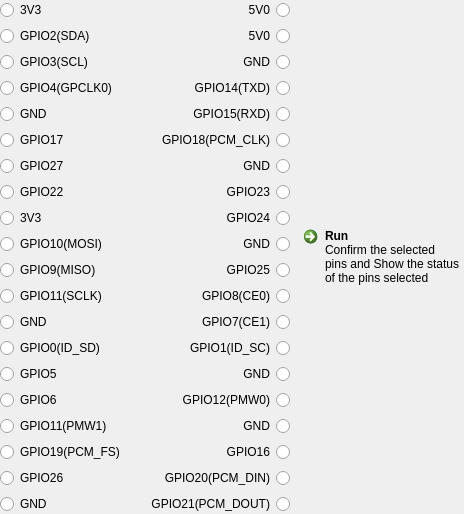
     <widget class="GpioGetFunctionWidget" name="pageGpioGetFunction">
      <layout class="QHBoxLayout" name="horizontalLayout_5">
       <property name="leftMargin">
        <number>0</number>
       </property>
       <property name="topMargin">
        <number>0</number>
       </property>
       <property name="rightMargin">
        <number>0</number>
       </property>
       <property name="bottomMargin">
        <number>0</number>
       </property>
       <item>
        <layout class="QFormLayout" name="formLayout">
         <item row="0" column="0">
          <widget class="QRadioButton" name="radioButton">
           <property name="minimumSize">
            <size>
             <width>140</width>
             <height>0</height>
            </size>
           </property>
           <property name="text">
            <string>3V3</string>
           </property>
           <property name="checkable">
            <bool>false</bool>
           </property>
           <attribute name="buttonGroup">
            <string notr="true">btnGrpGpioGetFunction</string>
           </attribute>
          </widget>
         </item>
         <item row="0" column="1">
          <widget class="QRadioButton" name="radioButton_21">
           <property name="minimumSize">
            <size>
             <width>140</width>
             <height>0</height>
            </size>
           </property>
           <property name="layoutDirection">
            <enum>Qt::RightToLeft</enum>
           </property>
           <property name="text">
            <string>5V0</string>
           </property>
           <property name="checkable">
            <bool>false</bool>
           </property>
           <attribute name="buttonGroup">
            <string notr="true">btnGrpGpioGetFunction</string>
           </attribute>
          </widget>
         </item>
         <item row="1" column="0">
          <widget class="QRadioButton" name="radioButton_2">
           <property name="minimumSize">
            <size>
             <width>140</width>
             <height>0</height>
            </size>
           </property>
           <property name="text">
            <string>GPIO2(SDA)</string>
           </property>
           <attribute name="buttonGroup">
            <string notr="true">btnGrpGpioGetFunction</string>
           </attribute>
          </widget>
         </item>
         <item row="1" column="1">
          <widget class="QRadioButton" name="radioButton_36">
           <property name="minimumSize">
            <size>
             <width>140</width>
             <height>0</height>
            </size>
           </property>
           <property name="layoutDirection">
            <enum>Qt::RightToLeft</enum>
           </property>
           <property name="text">
            <string>5V0</string>
           </property>
           <property name="checkable">
            <bool>false</bool>
           </property>
           <attribute name="buttonGroup">
            <string notr="true">btnGrpGpioGetFunction</string>
           </attribute>
          </widget>
         </item>
         <item row="2" column="0">
          <widget class="QRadioButton" name="radioButton_3">
           <property name="minimumSize">
            <size>
             <width>140</width>
             <height>0</height>
            </size>
           </property>
           <property name="text">
            <string>GPIO3(SCL)</string>
           </property>
           <attribute name="buttonGroup">
            <string notr="true">btnGrpGpioGetFunction</string>
           </attribute>
          </widget>
         </item>
         <item row="2" column="1">
          <widget class="QRadioButton" name="radioButton_34">
           <property name="minimumSize">
            <size>
             <width>140</width>
             <height>0</height>
            </size>
           </property>
           <property name="layoutDirection">
            <enum>Qt::RightToLeft</enum>
           </property>
           <property name="text">
            <string>GND</string>
           </property>
           <property name="checkable">
            <bool>false</bool>
           </property>
           <attribute name="buttonGroup">
            <string notr="true">btnGrpGpioGetFunction</string>
           </attribute>
          </widget>
         </item>
         <item row="3" column="0">
          <widget class="QRadioButton" name="radioButton_4">
           <property name="minimumSize">
            <size>
             <width>140</width>
             <height>0</height>
            </size>
           </property>
           <property name="text">
            <string>GPIO4(GPCLK0)</string>
           </property>
           <attribute name="buttonGroup">
            <string notr="true">btnGrpGpioGetFunction</string>
           </attribute>
          </widget>
         </item>
         <item row="3" column="1">
          <widget class="QRadioButton" name="radioButton_28">
           <property name="minimumSize">
            <size>
             <width>140</width>
             <height>0</height>
            </size>
           </property>
           <property name="layoutDirection">
            <enum>Qt::RightToLeft</enum>
           </property>
           <property name="text">
            <string>GPIO14(TXD)</string>
           </property>
           <attribute name="buttonGroup">
            <string notr="true">btnGrpGpioGetFunction</string>
           </attribute>
          </widget>
         </item>
         <item row="4" column="0">
          <widget class="QRadioButton" name="radioButton_5">
           <property name="minimumSize">
            <size>
             <width>140</width>
             <height>0</height>
            </size>
           </property>
           <property name="text">
            <string>GND</string>
           </property>
           <property name="checkable">
            <bool>false</bool>
           </property>
           <attribute name="buttonGroup">
            <string notr="true">btnGrpGpioGetFunction</string>
           </attribute>
          </widget>
         </item>
         <item row="4" column="1">
          <widget class="QRadioButton" name="radioButton_23">
           <property name="minimumSize">
            <size>
             <width>140</width>
             <height>0</height>
            </size>
           </property>
           <property name="layoutDirection">
            <enum>Qt::RightToLeft</enum>
           </property>
           <property name="text">
            <string>GPIO15(RXD)</string>
           </property>
           <attribute name="buttonGroup">
            <string notr="true">btnGrpGpioGetFunction</string>
           </attribute>
          </widget>
         </item>
         <item row="5" column="0">
          <widget class="QRadioButton" name="radioButton_6">
           <property name="minimumSize">
            <size>
             <width>140</width>
             <height>0</height>
            </size>
           </property>
           <property name="text">
            <string>GPIO17</string>
           </property>
           <attribute name="buttonGroup">
            <string notr="true">btnGrpGpioGetFunction</string>
           </attribute>
          </widget>
         </item>
         <item row="5" column="1">
          <widget class="QRadioButton" name="radioButton_32">
           <property name="minimumSize">
            <size>
             <width>140</width>
             <height>0</height>
            </size>
           </property>
           <property name="layoutDirection">
            <enum>Qt::RightToLeft</enum>
           </property>
           <property name="text">
            <string>GPIO18(PCM_CLK)</string>
           </property>
           <attribute name="buttonGroup">
            <string notr="true">btnGrpGpioGetFunction</string>
           </attribute>
          </widget>
         </item>
         <item row="6" column="0">
          <widget class="QRadioButton" name="radioButton_7">
           <property name="minimumSize">
            <size>
             <width>140</width>
             <height>0</height>
            </size>
           </property>
           <property name="text">
            <string>GPIO27</string>
           </property>
           <attribute name="buttonGroup">
            <string notr="true">btnGrpGpioGetFunction</string>
           </attribute>
          </widget>
         </item>
         <item row="6" column="1">
          <widget class="QRadioButton" name="radioButton_24">
           <property name="minimumSize">
            <size>
             <width>140</width>
             <height>0</height>
            </size>
           </property>
           <property name="layoutDirection">
            <enum>Qt::RightToLeft</enum>
           </property>
           <property name="text">
            <string>GND</string>
           </property>
           <property name="checkable">
            <bool>false</bool>
           </property>
           <attribute name="buttonGroup">
            <string notr="true">btnGrpGpioGetFunction</string>
           </attribute>
          </widget>
         </item>
         <item row="7" column="0">
          <widget class="QRadioButton" name="radioButton_8">
           <property name="minimumSize">
            <size>
             <width>140</width>
             <height>0</height>
            </size>
           </property>
           <property name="text">
            <string>GPIO22</string>
           </property>
           <attribute name="buttonGroup">
            <string notr="true">btnGrpGpioGetFunction</string>
           </attribute>
          </widget>
         </item>
         <item row="7" column="1">
          <widget class="QRadioButton" name="radioButton_38">
           <property name="minimumSize">
            <size>
             <width>140</width>
             <height>0</height>
            </size>
           </property>
           <property name="layoutDirection">
            <enum>Qt::RightToLeft</enum>
           </property>
           <property name="text">
            <string>GPIO23</string>
           </property>
           <attribute name="buttonGroup">
            <string notr="true">btnGrpGpioGetFunction</string>
           </attribute>
          </widget>
         </item>
         <item row="8" column="0">
          <widget class="QRadioButton" name="radioButton_9">
           <property name="minimumSize">
            <size>
             <width>140</width>
             <height>0</height>
            </size>
           </property>
           <property name="text">
            <string>3V3</string>
           </property>
           <property name="checkable">
            <bool>false</bool>
           </property>
           <attribute name="buttonGroup">
            <string notr="true">btnGrpGpioGetFunction</string>
           </attribute>
          </widget>
         </item>
         <item row="8" column="1">
          <widget class="QRadioButton" name="radioButton_27">
           <property name="minimumSize">
            <size>
             <width>140</width>
             <height>0</height>
            </size>
           </property>
           <property name="layoutDirection">
            <enum>Qt::RightToLeft</enum>
           </property>
           <property name="text">
            <string>GPIO24</string>
           </property>
           <property name="checkable">
            <bool>true</bool>
           </property>
           <attribute name="buttonGroup">
            <string notr="true">btnGrpGpioGetFunction</string>
           </attribute>
          </widget>
         </item>
         <item row="9" column="0">
          <widget class="QRadioButton" name="radioButton_10">
           <property name="minimumSize">
            <size>
             <width>140</width>
             <height>0</height>
            </size>
           </property>
           <property name="text">
            <string>GPIO10(MOSI)</string>
           </property>
           <attribute name="buttonGroup">
            <string notr="true">btnGrpGpioGetFunction</string>
           </attribute>
          </widget>
         </item>
         <item row="9" column="1">
          <widget class="QRadioButton" name="radioButton_25">
           <property name="minimumSize">
            <size>
             <width>140</width>
             <height>0</height>
            </size>
           </property>
           <property name="layoutDirection">
            <enum>Qt::RightToLeft</enum>
           </property>
           <property name="text">
            <string>GND</string>
           </property>
           <property name="checkable">
            <bool>false</bool>
           </property>
           <attribute name="buttonGroup">
            <string notr="true">btnGrpGpioGetFunction</string>
           </attribute>
          </widget>
         </item>
         <item row="10" column="0">
          <widget class="QRadioButton" name="radioButton_19">
           <property name="minimumSize">
            <size>
             <width>140</width>
             <height>0</height>
            </size>
           </property>
           <property name="text">
            <string>GPIO9(MISO)</string>
           </property>
           <property name="checkable">
            <bool>true</bool>
           </property>
           <attribute name="buttonGroup">
            <string notr="true">btnGrpGpioGetFunction</string>
           </attribute>
          </widget>
         </item>
         <item row="10" column="1">
          <widget class="QRadioButton" name="radioButton_33">
           <property name="minimumSize">
            <size>
             <width>140</width>
             <height>0</height>
            </size>
           </property>
           <property name="layoutDirection">
            <enum>Qt::RightToLeft</enum>
           </property>
           <property name="text">
            <string>GPIO25</string>
           </property>
           <property name="checkable">
            <bool>true</bool>
           </property>
           <attribute name="buttonGroup">
            <string notr="true">btnGrpGpioGetFunction</string>
           </attribute>
          </widget>
         </item>
         <item row="11" column="0">
          <widget class="QRadioButton" name="radioButton_18">
           <property name="minimumSize">
            <size>
             <width>140</width>
             <height>0</height>
            </size>
           </property>
           <property name="text">
            <string>GPIO11(SCLK)</string>
           </property>
           <attribute name="buttonGroup">
            <string notr="true">btnGrpGpioGetFunction</string>
           </attribute>
          </widget>
         </item>
         <item row="11" column="1">
          <widget class="QRadioButton" name="radioButton_22">
           <property name="minimumSize">
            <size>
             <width>140</width>
             <height>0</height>
            </size>
           </property>
           <property name="layoutDirection">
            <enum>Qt::RightToLeft</enum>
           </property>
           <property name="text">
            <string>GPIO8(CE0)</string>
           </property>
           <attribute name="buttonGroup">
            <string notr="true">btnGrpGpioGetFunction</string>
           </attribute>
          </widget>
         </item>
         <item row="12" column="0">
          <widget class="QRadioButton" name="radioButton_17">
           <property name="minimumSize">
            <size>
             <width>140</width>
             <height>0</height>
            </size>
           </property>
           <property name="text">
            <string>GND</string>
           </property>
           <property name="checkable">
            <bool>false</bool>
           </property>
           <attribute name="buttonGroup">
            <string notr="true">btnGrpGpioGetFunction</string>
           </attribute>
          </widget>
         </item>
         <item row="12" column="1">
          <widget class="QRadioButton" name="radioButton_31">
           <property name="minimumSize">
            <size>
             <width>140</width>
             <height>0</height>
            </size>
           </property>
           <property name="layoutDirection">
            <enum>Qt::RightToLeft</enum>
           </property>
           <property name="text">
            <string>GPIO7(CE1)</string>
           </property>
           <attribute name="buttonGroup">
            <string notr="true">btnGrpGpioGetFunction</string>
           </attribute>
          </widget>
         </item>
         <item row="13" column="0">
          <widget class="QRadioButton" name="radioButton_15">
           <property name="minimumSize">
            <size>
             <width>140</width>
             <height>0</height>
            </size>
           </property>
           <property name="text">
            <string>GPIO0(ID_SD)</string>
           </property>
           <attribute name="buttonGroup">
            <string notr="true">btnGrpGpioGetFunction</string>
           </attribute>
          </widget>
         </item>
         <item row="13" column="1">
          <widget class="QRadioButton" name="radioButton_29">
           <property name="minimumSize">
            <size>
             <width>140</width>
             <height>0</height>
            </size>
           </property>
           <property name="layoutDirection">
            <enum>Qt::RightToLeft</enum>
           </property>
           <property name="text">
            <string>GPIO1(ID_SC)</string>
           </property>
           <attribute name="buttonGroup">
            <string notr="true">btnGrpGpioGetFunction</string>
           </attribute>
          </widget>
         </item>
         <item row="14" column="0">
          <widget class="QRadioButton" name="radioButton_12">
           <property name="minimumSize">
            <size>
             <width>140</width>
             <height>0</height>
            </size>
           </property>
           <property name="text">
            <string>GPIO5</string>
           </property>
           <attribute name="buttonGroup">
            <string notr="true">btnGrpGpioGetFunction</string>
           </attribute>
          </widget>
         </item>
         <item row="14" column="1">
          <widget class="QRadioButton" name="radioButton_26">
           <property name="minimumSize">
            <size>
             <width>140</width>
             <height>0</height>
            </size>
           </property>
           <property name="layoutDirection">
            <enum>Qt::RightToLeft</enum>
           </property>
           <property name="text">
            <string>GND</string>
           </property>
           <property name="checkable">
            <bool>false</bool>
           </property>
           <attribute name="buttonGroup">
            <string notr="true">btnGrpGpioGetFunction</string>
           </attribute>
          </widget>
         </item>
         <item row="15" column="0">
          <widget class="QRadioButton" name="radioButton_16">
           <property name="minimumSize">
            <size>
             <width>140</width>
             <height>0</height>
            </size>
           </property>
           <property name="text">
            <string>GPIO6</string>
           </property>
           <attribute name="buttonGroup">
            <string notr="true">btnGrpGpioGetFunction</string>
           </attribute>
          </widget>
         </item>
         <item row="15" column="1">
          <widget class="QRadioButton" name="radioButton_37">
           <property name="minimumSize">
            <size>
             <width>140</width>
             <height>0</height>
            </size>
           </property>
           <property name="layoutDirection">
            <enum>Qt::RightToLeft</enum>
           </property>
           <property name="text">
            <string>GPIO12(PMW0)</string>
           </property>
           <attribute name="buttonGroup">
            <string notr="true">btnGrpGpioGetFunction</string>
           </attribute>
          </widget>
         </item>
         <item row="16" column="0">
          <widget class="QRadioButton" name="radioButton_13">
           <property name="minimumSize">
            <size>
             <width>140</width>
             <height>0</height>
            </size>
           </property>
           <property name="text">
            <string>GPIO11(PMW1)</string>
           </property>
           <attribute name="buttonGroup">
            <string notr="true">btnGrpGpioGetFunction</string>
           </attribute>
          </widget>
         </item>
         <item row="16" column="1">
          <widget class="QRadioButton" name="radioButton_39">
           <property name="minimumSize">
            <size>
             <width>140</width>
             <height>0</height>
            </size>
           </property>
           <property name="layoutDirection">
            <enum>Qt::RightToLeft</enum>
           </property>
           <property name="text">
            <string>GND</string>
           </property>
           <property name="checkable">
            <bool>false</bool>
           </property>
           <attribute name="buttonGroup">
            <string notr="true">btnGrpGpioGetFunction</string>
           </attribute>
          </widget>
         </item>
         <item row="17" column="0">
          <widget class="QRadioButton" name="radioButton_20">
           <property name="minimumSize">
            <size>
             <width>140</width>
             <height>0</height>
            </size>
           </property>
           <property name="text">
            <string>GPIO19(PCM_FS)</string>
           </property>
           <attribute name="buttonGroup">
            <string notr="true">btnGrpGpioGetFunction</string>
           </attribute>
          </widget>
         </item>
         <item row="17" column="1">
          <widget class="QRadioButton" name="radioButton_35">
           <property name="minimumSize">
            <size>
             <width>140</width>
             <height>0</height>
            </size>
           </property>
           <property name="layoutDirection">
            <enum>Qt::RightToLeft</enum>
           </property>
           <property name="text">
            <string>GPIO16</string>
           </property>
           <attribute name="buttonGroup">
            <string notr="true">btnGrpGpioGetFunction</string>
           </attribute>
          </widget>
         </item>
         <item row="18" column="0">
          <widget class="QRadioButton" name="radioButton_14">
           <property name="minimumSize">
            <size>
             <width>140</width>
             <height>0</height>
            </size>
           </property>
           <property name="text">
            <string>GPIO26</string>
           </property>
           <property name="checkable">
            <bool>true</bool>
           </property>
           <attribute name="buttonGroup">
            <string notr="true">btnGrpGpioGetFunction</string>
           </attribute>
          </widget>
         </item>
         <item row="18" column="1">
          <widget class="QRadioButton" name="radioButton_40">
           <property name="minimumSize">
            <size>
             <width>140</width>
             <height>0</height>
            </size>
           </property>
           <property name="layoutDirection">
            <enum>Qt::RightToLeft</enum>
           </property>
           <property name="text">
            <string>GPIO20(PCM_DIN)</string>
           </property>
           <property name="checkable">
            <bool>true</bool>
           </property>
           <attribute name="buttonGroup">
            <string notr="true">btnGrpGpioGetFunction</string>
           </attribute>
          </widget>
         </item>
         <item row="19" column="0">
          <widget class="QRadioButton" name="radioButton_11">
           <property name="minimumSize">
            <size>
             <width>140</width>
             <height>0</height>
            </size>
           </property>
           <property name="text">
            <string>GND</string>
           </property>
           <property name="checkable">
            <bool>false</bool>
           </property>
           <attribute name="buttonGroup">
            <string notr="true">btnGrpGpioGetFunction</string>
           </attribute>
          </widget>
         </item>
         <item row="19" column="1">
          <widget class="QRadioButton" name="radioButton_30">
           <property name="minimumSize">
            <size>
             <width>140</width>
             <height>0</height>
            </size>
           </property>
           <property name="layoutDirection">
            <enum>Qt::RightToLeft</enum>
           </property>
           <property name="text">
            <string>GPIO21(PCM_DOUT)</string>
           </property>
           <attribute name="buttonGroup">
            <string notr="true">btnGrpGpioGetFunction</string>
           </attribute>
          </widget>
         </item>
        </layout>
       </item>
       <item>
        <layout class="QVBoxLayout" name="verticalLayout_4">
         <property name="sizeConstraint">
          <enum>QLayout::SetMaximumSize</enum>
         </property>
         <item>
          <spacer name="verticalSpacer_4">
           <property name="orientation">
            <enum>Qt::Vertical</enum>
           </property>
           <property name="sizeHint" stdset="0">
            <size>
             <width>20</width>
             <height>40</height>
            </size>
           </property>
          </spacer>
         </item>
         <item>
          <widget class="QCommandLinkButton" name="btnGpioGetFunctionRun">
           <property name="minimumSize">
            <size>
             <width>0</width>
             <height>50</height>
            </size>
           </property>
           <property name="maximumSize">
            <size>
             <width>300</width>
             <height>16777215</height>
            </size>
           </property>
           <property name="text">
            <string>Run</string>
           </property>
           <property name="description">
            <string>Confirm the selected pins and Show the status of the pins selected</string>
           </property>
          </widget>
         </item>
         <item>
          <spacer name="verticalSpacer_5">
           <property name="orientation">
            <enum>Qt::Vertical</enum>
           </property>
           <property name="sizeHint" stdset="0">
            <size>
             <width>20</width>
             <height>40</height>
            </size>
           </property>
          </spacer>
         </item>
        </layout>
       </item>
      </layout>
     </widget>
